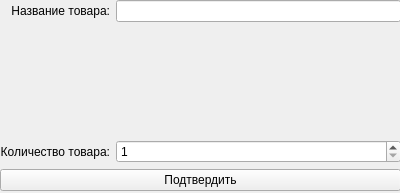
<?xml version="1.0" encoding="UTF-8"?>
<ui version="4.0">
 <class>AddingProductToOrderByName</class>
 <widget class="QWidget" name="AddingProductToOrderByName">
  <property name="geometry">
   <rect>
    <x>0</x>
    <y>0</y>
    <width>400</width>
    <height>193</height>
   </rect>
  </property>
  <property name="windowTitle">
   <string>Form</string>
  </property>
  <widget class="QWidget" name="gridLayoutWidget">
   <property name="geometry">
    <rect>
     <x>0</x>
     <y>0</y>
     <width>401</width>
     <height>191</height>
    </rect>
   </property>
   <layout class="QGridLayout" name="gridLayout">
    <item row="0" column="1">
     <widget class="QLineEdit" name="lineEdit"/>
    </item>
    <item row="4" column="0" colspan="2">
     <widget class="QPushButton" name="confirmButton">
      <property name="text">
       <string>Подтвердить</string>
      </property>
     </widget>
    </item>
    <item row="0" column="0">
     <widget class="QLabel" name="label">
      <property name="text">
       <string>Название товара:</string>
      </property>
      <property name="alignment">
       <set>Qt::AlignRight|Qt::AlignTrailing|Qt::AlignVCenter</set>
      </property>
     </widget>
    </item>
    <item row="3" column="0">
     <widget class="QLabel" name="label_3">
      <property name="text">
       <string>Количество товара:</string>
      </property>
      <property name="alignment">
       <set>Qt::AlignRight|Qt::AlignTrailing|Qt::AlignVCenter</set>
      </property>
     </widget>
    </item>
    <item row="2" column="0">
     <widget class="QLabel" name="label_2">
      <property name="text">
       <string/>
      </property>
     </widget>
    </item>
    <item row="3" column="1">
     <widget class="QSpinBox" name="amountOfProductSpintBox">
      <property name="minimum">
       <number>1</number>
      </property>
      <property name="maximum">
       <number>10000</number>
      </property>
     </widget>
    </item>
   </layout>
  </widget>
 </widget>
 <resources/>
 <connections/>
</ui>
